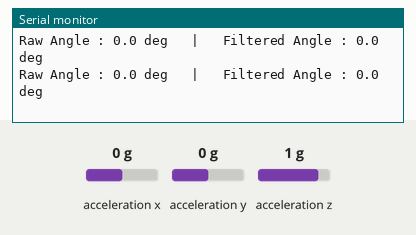
Simulated run of this sketch. Board: ESP32. Shown: the last lines printed to the serial monitor. Wiring (inferred from the names in the program): MPU-9250 motion sensor at I2C address 0x68. The test bench sets the inputs (shaded band); at power-on: acceleration x 0 g, acceleration y 0 g, acceleration z 1 g.

Above: at 1.9 s.
2.0 s: acceleration x set to -1.4 g
At 3.1 s:
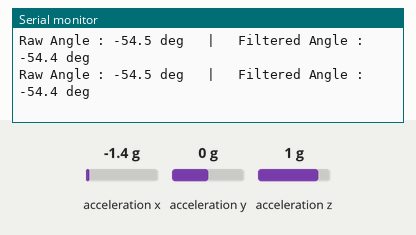
3.5 s: acceleration y set to -1.4 g
At 4.3 s:
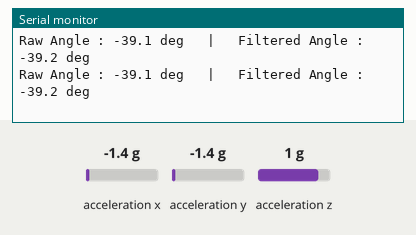
5.0 s: acceleration z set to -1.4 g
At 6.1 s:
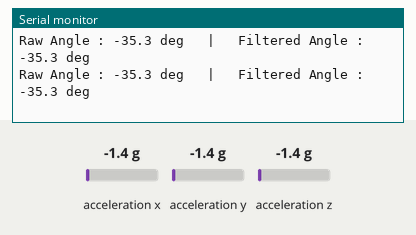
Timing chart, 0 to 8.0 s (numbered marks = the images above; inputs shaded):
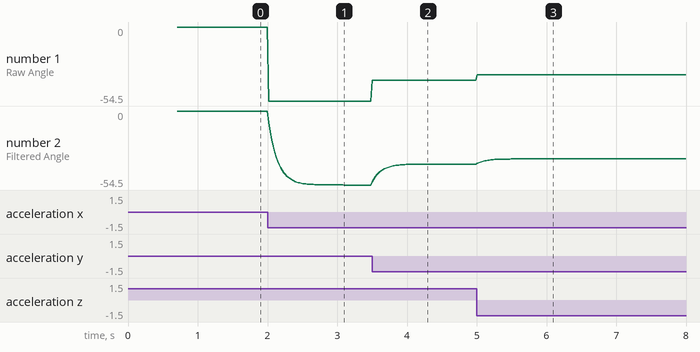

Measured:
- after the input at 2.0 s, the serial monitor: prints a new line at once (image 1)
- after the input at 3.5 s, the serial monitor: prints a new line at once (image 2)
- after the input at 5.0 s, the serial monitor: prints a new line at once (image 3)
- plotted number 1: 0 → -54.5 after the input at 2.0 s, -54.5 → -39.1 after the input at 3.5 s, -39.1 → -35.3 after the input at 5.0 s
- plotted number 2: 0 → -54.5 after the input at 2.0 s, -54.5 → -39.1 after the input at 3.5 s, -39.1 → -35.3 after the input at 5.0 s

The sketch:

onlyAccTest.ino
```cpp
#include <Wire.h>

#define MPU6500_ADDR 0x68
#define SDA_PIN 8
#define SCL_PIN 9

#define PWR_MGMT_1    0x6B
#define ACCEL_XOUT_H  0x3B

float filteredAngleY = 0;
const float alpha = 0.15; // EMA 필터 계수 (값이 작을수록 부드럽고, 클수록 반응이 빨라짐)

bool readMPU6500Accel(float &ax, float &ay, float &az) {
  Wire.beginTransmission(MPU6500_ADDR);
  Wire.write(ACCEL_XOUT_H);
  if (Wire.endTransmission(false) != 0) {
    return false;
  }

  Wire.requestFrom(MPU6500_ADDR, 6); // 가속도 X, Y, Z 3축 데이터만 읽기 (총 6바이트)
  if (Wire.available() < 6) {
    return false;
  }

  int16_t axRaw = (Wire.read() << 8) | Wire.read();
  int16_t ayRaw = (Wire.read() << 8) | Wire.read();
  int16_t azRaw = (Wire.read() << 8) | Wire.read();

  // ±2g 설정 기준 값 변환
  ax = axRaw / 16384.0;
  ay = ayRaw / 16384.0;
  az = azRaw / 16384.0;

  return true;
}

void setup() {
  Serial.begin(115200);
  delay(500);

  Wire.begin(SDA_PIN, SCL_PIN);
  Wire.setClock(400000);  // I2C 400kHz
  delay(100);

  // MPU6500 슬립 해제 (깨우기)
  Wire.beginTransmission(MPU6500_ADDR);
  Wire.write(PWR_MGMT_1);
  Wire.write(0x00);
  Wire.endTransmission();
  delay(100);

  Serial.println("================================");
  Serial.println("ACCEL ONLY ANGLE MONITOR START");
  Serial.println("================================");
  Serial.println();
}

void loop() {
  float ax, ay, az;

  if (readMPU6500Accel(ax, ay, az)) {
    // 1. 가속도계 기반 Y축 절대 각도 계산 (단위: 도)
    float rawAccAngleY = atan2(ax, sqrt(ay * ay + az * az)) * 180.0 / PI;

    // 2. EMA(지수 이동 평균) 필터 적용 (운동 중 순간적인 휨/충격 노이즈 감쇄)
    filteredAngleY = (alpha * rawAccAngleY) + ((1.0 - alpha) * filteredAngleY);

    // 3. 시리얼 모니터 출력
    Serial.print("Raw Angle : ");
    Serial.print(rawAccAngleY, 1);
    Serial.print(" deg   |   Filtered Angle : ");
    Serial.print(filteredAngleY, 1);
    Serial.println(" deg");
  } else {
    Serial.println("MPU6500 I2C ERROR");
  }

  delay(20); // 약 50Hz 주기
}
```
